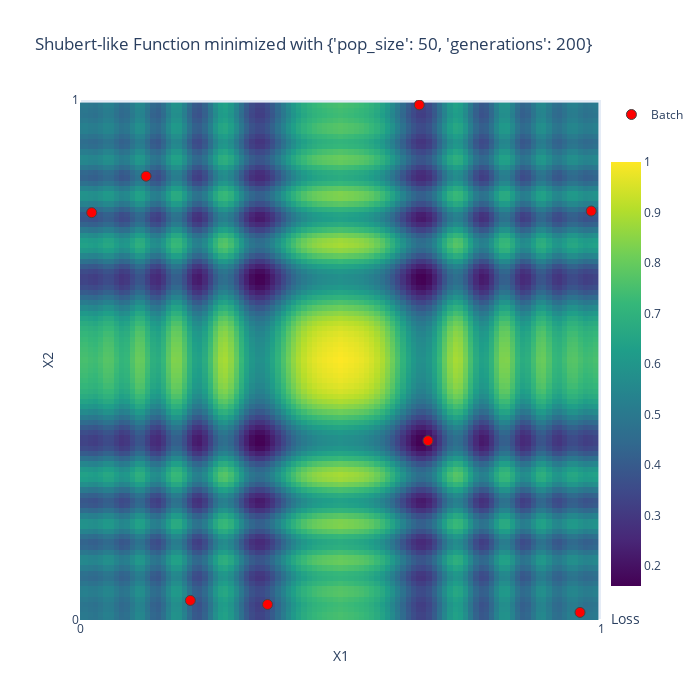

Here is the notebook cell this chart was saved with:
### Markdown cell above
### Case 2

### Code cell
# Set up the optimization
batch_size = 8
pop_size = 50
generations = 200

optimizer = MultiModalOptimizer(shubert_like_function, n_dim=n_dim, batch_size=batch_size, bounds=bounds, pop_size=pop_size, generations=generations)
X_batch, df_mmo_scores = optimizer.run_mmo()
print(df_mmo_scores.iloc[:, 1:].describe())

# If n_dim is 2, plot the results
if n_dim == 2:
    plot_results_2d(X_batch, df_mmo_scores['objective'], {'pop_size': pop_size, 'generations': generations})
elif n_dim > 2:
    print("Visualization is only available for 2D. Current dimension:", n_dim)

### Figure 1 — Plotly figure (JSON) as saved in the notebook; plotly's stock layout.template omitted (floating-point values rounded to 4 significant figures; data arrays with more than 128 entries replaced by an {"elided": "..."} marker saying what was removed)
{"data": [{"colorbar": {"len": 0.9, "thickness": 30, "title": {"side": "bottom", "text": "Loss"}, "x": 1, "xanchor": "left", "y": 0, "yanchor": "bottom"}, "colorscale": [[0, "#440154"], [0.1111, "#482878"], [0.2222, "#3e4989"], [0.3333, "#31688e"], [0.4444, "#26828e"], [0.5556, "#1f9e89"], [0.6667, "#35b779"], [0.7778, "#6ece58"], [0.8889, "#b5de2b"], [1, "#fde725"]], "type": "heatmap", "x": [0, 0.01, 0.02, 0.03, 0.04, 0.05, 0.06, 0.07, 0.08, 0.09, 0.1, 0.11, 0.12, 0.13, 0.14, 0.15, 0.16, 0.17, 0.18, 0.19, 0.2, 0.21, 0.22, 0.23, 0.24, 0.25, 0.26, 0.27, 0.28, 0.29, 0.3, 0.31, 0.32, 0.33, 0.34, 0.35, 0.36, 0.37, 0.38, 0.39, 0.4, 0.41, 0.42, 0.43, 0.44, 0.45, 0.46, 0.47, 0.48, 0.49, 0.5, 0.51, 0.52, 0.53, 0.54, 0.55, 0.56, 0.57, 0.58, 0.59, 0.6, 0.61, 0.62, 0.63, 0.64, 0.65, 0.66, 0.67, 0.68, 0.69, 0.7, 0.71, 0.72, 0.73, 0.74, 0.75, 0.76, 0.77, 0.78, 0.79, 0.8, 0.81, 0.82, 0.83, 0.84, 0.85, 0.86, 0.87, 0.88, 0.89, 0.9, 0.91, 0.92, 0.93, 0.94, 0.95, 0.96, 0.97, 0.98, 0.99], "y": [0, 0.01, 0.02, 0.03, 0.04, 0.05, 0.06, 0.07, 0.08, 0.09, 0.1, 0.11, 0.12, 0.13, 0.14, 0.15, 0.16, 0.17, 0.18, 0.19, 0.2, 0.21, 0.22, 0.23, 0.24, 0.25, 0.26, 0.27, 0.28, 0.29, 0.3, 0.31, 0.32, 0.33, 0.34, 0.35, 0.36, 0.37, 0.38, 0.39, 0.4, 0.41, 0.42, 0.43, 0.44, 0.45, 0.46, 0.47, 0.48, 0.49, 0.5, 0.51, 0.52, 0.53, 0.54, 0.55, 0.56, 0.57, 0.58, 0.59, 0.6, 0.61, 0.62, 0.63, 0.64, 0.65, 0.66, 0.67, 0.68, 0.69, 0.7, 0.71, 0.72, 0.73, 0.74, 0.75, 0.76, 0.77, 0.78, 0.79, 0.8, 0.81, 0.82, 0.83, 0.84, 0.85, 0.86, 0.87, 0.88, 0.89, 0.9, 0.91, 0.92, 0.93, 0.94, 0.95, 0.96, 0.97, 0.98, 0.99], "z": {"elided": "100x100 float values"}}, {"hoverinfo": "text", "marker": {"color": "red", "line": {"width": 1}, "size": 10, "symbol": "circle"}, "mode": "markers", "name": "Batch", "text": ["rank: 1, loss: 0.1758", "rank: 2, loss: 0.4046", "rank: 3, loss: 0.5012", "rank: 4, loss: 0.3337", "rank: 5, loss: 0.4409", "rank: 6, loss: 0.4261", "rank: 7, loss: 0.4401", "rank: 8, loss: 0.3465"], "type": "scatter", "x": [0.6679, 0.02239, 0.9597, 0.6512, 0.2118, 0.9812, 0.1269, 0.3599], "y": [0.3449, 0.7834, 0.0146, 0.9907, 0.03766, 0.7864, 0.8534, 0.02984]}], "layout": {"height": 700, "showlegend": true, "title": {"text": "Shubert-like Function minimized with {'pop_size': 50, 'generations': 200}"}, "width": 700, "xaxis": {"range": [0, 1], "tickmode": "array", "ticktext": [0, 1], "tickvals": [0, 1], "title": {"text": "X1"}}, "yaxis": {"range": [0, 1], "tickmode": "array", "ticktext": [0, 1], "tickvals": [0, 1], "title": {"text": "X2"}}}}
